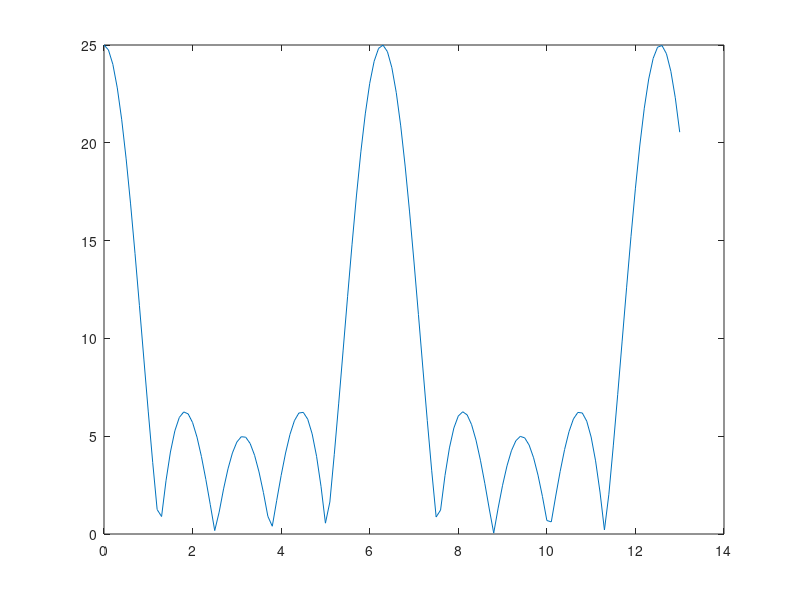

The MATLAB script that drew this image:
% -----------------------------------------------------------------------------
% The Discrete-time Fourier transform (DTFT) 
%
% Reference: Digital Signal Processing: Principles, Algorithms and Applications 
%	     by John G.Proakis and Dimitris G.Manolakis
%
% (c) Author   : Sandeep Konam 
%     Portfolio: http://sandeepkonam.com
%     Email Id : sandeepkonam2020@gmail.com
% -----------------------------------------------------------------------------

n=input('Enter no.of samples');
for n=1:n 
    x(n)=input('Enter the samples'); 
end
c=1;
wk=0:0.1:13;
for w=0:0.1:13
     t=0;
     for i=1:n
         t=t+x(i)*cos(w*i); 
    end
    y(c)=t;
    c=c+1;
end 
c=1; 
for w=0:0.1:13 
    t=0;
    for i=1:n
         t=t+x(i)*sin(w*i);
     end
     z(c)=t;
     c=c+1;
end
for k=1:131
     mag(k)=sqrt((y(k)*y(k))+(z(k)*z(k)));
     angle(k)=-atan(z(k)/y(k)); 
     %disp(angle); 
     %disp(mag); 
end 

 plot(wk,mag); 

